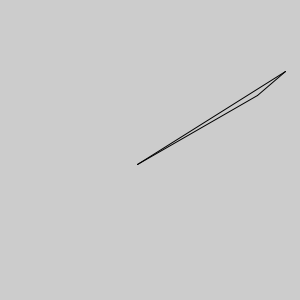
Frame 1 (no input)
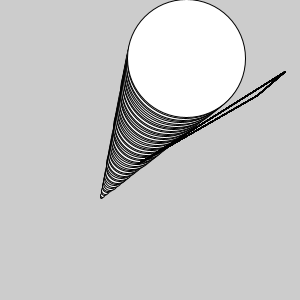
Frame 60 (the mouse pressed at the canvas centre just before this capture)
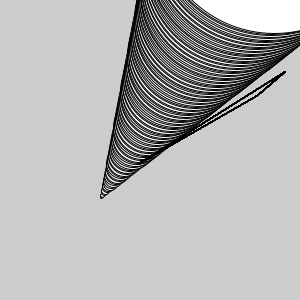
Frame 120 (the mouse held since frame 60 and released just before this capture)

The Processing sketch that drew these frames (run headless with seeded random() and noise(); from frame 60 on, the mouse is pressed at the canvas centre):

// Processing sketch: Part1_3_1_class
// ── Part1_3_1_class.pde

float rx, ry, rr;
float rvx, rvy;
float tx0, ty0, tx1, ty1, tx2, ty2;

void setup(){
  size(300, 300);
  rx = 100;
  ry = 200;
  rvx = random(-5, 5);
  rvy = random(-5, 5);
  rr = 0;
  tx0 = random(0, width);
  ty0 = random(0, height); 
  tx1 = random(0, width);
  ty1 = random(0, height); 
  tx2 = random(0, width);
  ty2 = random(0, height); 
}

void draw(){
  ellipse(rx, ry, rr, rr);
  rx += rvx;
  ry += rvy;
  rr += 2;
  line(tx0, ty0, tx1, ty1);
  line(tx1, ty1, tx2, ty2);
  line(tx2, ty2, tx0, ty0);
}


  
